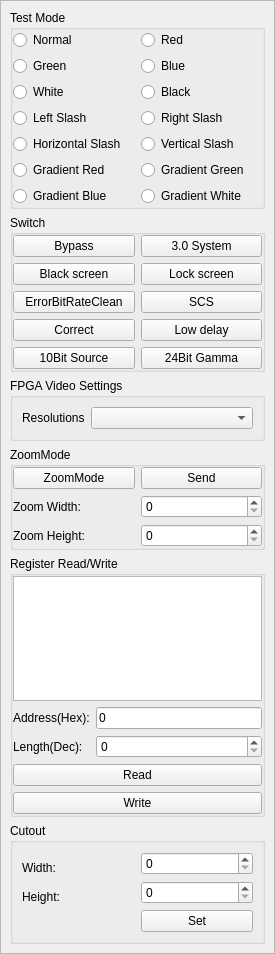
<?xml version="1.0" encoding="UTF-8"?>
<ui version="4.0">
 <class>MCSenderCard</class>
 <widget class="QWidget" name="MCSenderCard">
  <property name="geometry">
   <rect>
    <x>0</x>
    <y>0</y>
    <width>275</width>
    <height>954</height>
   </rect>
  </property>
  <property name="windowTitle">
   <string>Form</string>
  </property>
  <layout class="QVBoxLayout" name="verticalLayout">
   <property name="spacing">
    <number>0</number>
   </property>
   <property name="leftMargin">
    <number>0</number>
   </property>
   <property name="topMargin">
    <number>0</number>
   </property>
   <property name="rightMargin">
    <number>0</number>
   </property>
   <property name="bottomMargin">
    <number>0</number>
   </property>
   <item>
    <widget class="QScrollArea" name="scrollArea">
     <property name="widgetResizable">
      <bool>true</bool>
     </property>
     <widget class="QWidget" name="scrollAreaWidgetContents">
      <property name="geometry">
       <rect>
        <x>0</x>
        <y>0</y>
        <width>273</width>
        <height>952</height>
       </rect>
      </property>
      <layout class="QVBoxLayout" name="verticalLayout_2">
       <item>
        <widget class="QGroupBox" name="groupBoxTestSet">
         <property name="styleSheet">
          <string notr="true"/>
         </property>
         <property name="title">
          <string>Test Mode</string>
         </property>
         <layout class="QGridLayout" name="gridLayout_4">
          <property name="leftMargin">
           <number>0</number>
          </property>
          <property name="topMargin">
           <number>0</number>
          </property>
          <property name="rightMargin">
           <number>0</number>
          </property>
          <property name="bottomMargin">
           <number>0</number>
          </property>
          <item row="5" column="0">
           <widget class="QRadioButton" name="btnTestGradientRed">
            <property name="text">
             <string>Gradient Red</string>
            </property>
           </widget>
          </item>
          <item row="2" column="0">
           <widget class="QRadioButton" name="btnTestWhite">
            <property name="sizePolicy">
             <sizepolicy hsizetype="Minimum" vsizetype="Fixed">
              <horstretch>0</horstretch>
              <verstretch>0</verstretch>
             </sizepolicy>
            </property>
            <property name="text">
             <string>White</string>
            </property>
           </widget>
          </item>
          <item row="0" column="0">
           <widget class="QRadioButton" name="btnTestNormal">
            <property name="sizePolicy">
             <sizepolicy hsizetype="Minimum" vsizetype="Fixed">
              <horstretch>0</horstretch>
              <verstretch>0</verstretch>
             </sizepolicy>
            </property>
            <property name="text">
             <string>Normal</string>
            </property>
           </widget>
          </item>
          <item row="3" column="1">
           <widget class="QRadioButton" name="btnTestRightSlash">
            <property name="text">
             <string>Right Slash</string>
            </property>
           </widget>
          </item>
          <item row="5" column="1">
           <widget class="QRadioButton" name="btnTestGradientGreen">
            <property name="text">
             <string>Gradient Green</string>
            </property>
           </widget>
          </item>
          <item row="3" column="0">
           <widget class="QRadioButton" name="btnTestLeftSlash">
            <property name="text">
             <string>Left Slash</string>
            </property>
           </widget>
          </item>
          <item row="2" column="1">
           <widget class="QRadioButton" name="btnTestBlack">
            <property name="sizePolicy">
             <sizepolicy hsizetype="Minimum" vsizetype="Fixed">
              <horstretch>0</horstretch>
              <verstretch>0</verstretch>
             </sizepolicy>
            </property>
            <property name="text">
             <string>Black</string>
            </property>
           </widget>
          </item>
          <item row="0" column="1">
           <widget class="QRadioButton" name="btnTestRed">
            <property name="sizePolicy">
             <sizepolicy hsizetype="Minimum" vsizetype="Fixed">
              <horstretch>0</horstretch>
              <verstretch>0</verstretch>
             </sizepolicy>
            </property>
            <property name="text">
             <string>Red</string>
            </property>
           </widget>
          </item>
          <item row="4" column="1">
           <widget class="QRadioButton" name="btnTestVerticalSlash">
            <property name="text">
             <string>Vertical Slash</string>
            </property>
           </widget>
          </item>
          <item row="4" column="0">
           <widget class="QRadioButton" name="btnTestHorizontalSlash">
            <property name="text">
             <string>Horizontal Slash</string>
            </property>
           </widget>
          </item>
          <item row="1" column="0">
           <widget class="QRadioButton" name="btnTestGreen">
            <property name="sizePolicy">
             <sizepolicy hsizetype="Minimum" vsizetype="Fixed">
              <horstretch>0</horstretch>
              <verstretch>0</verstretch>
             </sizepolicy>
            </property>
            <property name="text">
             <string>Green</string>
            </property>
           </widget>
          </item>
          <item row="1" column="1">
           <widget class="QRadioButton" name="btnTestBlue">
            <property name="sizePolicy">
             <sizepolicy hsizetype="Minimum" vsizetype="Fixed">
              <horstretch>0</horstretch>
              <verstretch>0</verstretch>
             </sizepolicy>
            </property>
            <property name="text">
             <string>Blue</string>
            </property>
           </widget>
          </item>
          <item row="6" column="0">
           <widget class="QRadioButton" name="btnTestGradientBlue">
            <property name="text">
             <string>Gradient Blue</string>
            </property>
           </widget>
          </item>
          <item row="6" column="1">
           <widget class="QRadioButton" name="btnTestGradientWhite">
            <property name="text">
             <string>Gradient White</string>
            </property>
           </widget>
          </item>
         </layout>
        </widget>
       </item>
       <item>
        <widget class="QGroupBox" name="groupBoxTestSet_2">
         <property name="styleSheet">
          <string notr="true"/>
         </property>
         <property name="title">
          <string>Switch</string>
         </property>
         <layout class="QGridLayout" name="gridLayout_3">
          <property name="leftMargin">
           <number>0</number>
          </property>
          <property name="topMargin">
           <number>0</number>
          </property>
          <property name="rightMargin">
           <number>0</number>
          </property>
          <property name="bottomMargin">
           <number>0</number>
          </property>
          <item row="5" column="0">
           <widget class="MCCusSwitchButton" name="btnSwitchCorrect">
            <property name="text">
             <string>Correct</string>
            </property>
           </widget>
          </item>
          <item row="0" column="0">
           <widget class="MCCusSwitchButton" name="btnSwitchBypass">
            <property name="text">
             <string>Bypass</string>
            </property>
           </widget>
          </item>
          <item row="2" column="0">
           <widget class="MCCusSwitchButton" name="btnSwitchBlackScreen">
            <property name="sizePolicy">
             <sizepolicy hsizetype="Preferred" vsizetype="Fixed">
              <horstretch>0</horstretch>
              <verstretch>0</verstretch>
             </sizepolicy>
            </property>
            <property name="text">
             <string>Black screen</string>
            </property>
           </widget>
          </item>
          <item row="8" column="0">
           <widget class="MCCusSwitchButton" name="btn10bitSource">
            <property name="text">
             <string>10Bit Source</string>
            </property>
           </widget>
          </item>
          <item row="4" column="0">
           <widget class="MCCusSwitchButton" name="btnSwitchErrorBitRateClean">
            <property name="text">
             <string>ErrorBitRateClean</string>
            </property>
           </widget>
          </item>
          <item row="0" column="1">
           <widget class="MCCusSwitchButton" name="btnSwitch3_0Sys">
            <property name="sizePolicy">
             <sizepolicy hsizetype="Preferred" vsizetype="Fixed">
              <horstretch>0</horstretch>
              <verstretch>0</verstretch>
             </sizepolicy>
            </property>
            <property name="text">
             <string>3.0 System</string>
            </property>
           </widget>
          </item>
          <item row="2" column="1">
           <widget class="MCCusSwitchButton" name="btnSwitchLockScreen">
            <property name="sizePolicy">
             <sizepolicy hsizetype="Preferred" vsizetype="Fixed">
              <horstretch>0</horstretch>
              <verstretch>0</verstretch>
             </sizepolicy>
            </property>
            <property name="text">
             <string>Lock screen</string>
            </property>
           </widget>
          </item>
          <item row="4" column="1">
           <widget class="MCCusSwitchButton" name="btnSwitchSCS">
            <property name="text">
             <string>SCS</string>
            </property>
           </widget>
          </item>
          <item row="8" column="1">
           <widget class="MCCusSwitchButton" name="btnSwitch24BitGamma">
            <property name="text">
             <string>24Bit Gamma</string>
            </property>
           </widget>
          </item>
          <item row="5" column="1">
           <widget class="MCCusSwitchButton" name="btnLowDelay">
            <property name="text">
             <string>Low delay</string>
            </property>
           </widget>
          </item>
         </layout>
        </widget>
       </item>
       <item>
        <widget class="QGroupBox" name="groupBox_2">
         <property name="title">
          <string>FPGA Video Settings</string>
         </property>
         <layout class="QGridLayout" name="gridLayout_5" columnstretch="0,1">
          <item row="0" column="0">
           <widget class="QLabel" name="labelNT68400Resolutions">
            <property name="text">
             <string>Resolutions</string>
            </property>
           </widget>
          </item>
          <item row="0" column="1">
           <widget class="QComboBox" name="comboBoxNT68400Resolutions"/>
          </item>
         </layout>
        </widget>
       </item>
       <item>
        <widget class="QGroupBox" name="groupBox">
         <property name="title">
          <string>ZoomMode</string>
         </property>
         <layout class="QGridLayout" name="gridLayout_2">
          <property name="leftMargin">
           <number>0</number>
          </property>
          <property name="topMargin">
           <number>0</number>
          </property>
          <property name="rightMargin">
           <number>0</number>
          </property>
          <property name="bottomMargin">
           <number>0</number>
          </property>
          <item row="0" column="0">
           <widget class="MCCusSwitchButton" name="btnSwitchZoomMode">
            <property name="text">
             <string>ZoomMode</string>
            </property>
           </widget>
          </item>
          <item row="0" column="1">
           <widget class="QPushButton" name="btnZoomSizeSend">
            <property name="text">
             <string>Send</string>
            </property>
           </widget>
          </item>
          <item row="1" column="1">
           <widget class="QSpinBox" name="spinBoxZoomWidht"/>
          </item>
          <item row="2" column="0">
           <widget class="QLabel" name="label_2">
            <property name="text">
             <string>Zoom Height:</string>
            </property>
           </widget>
          </item>
          <item row="2" column="1">
           <widget class="QSpinBox" name="spinBoxZoomHeight"/>
          </item>
          <item row="1" column="0">
           <widget class="QLabel" name="label">
            <property name="text">
             <string>Zoom Width:</string>
            </property>
           </widget>
          </item>
         </layout>
        </widget>
       </item>
       <item>
        <widget class="QGroupBox" name="groupBox_3">
         <property name="sizePolicy">
          <sizepolicy hsizetype="Preferred" vsizetype="Preferred">
           <horstretch>0</horstretch>
           <verstretch>0</verstretch>
          </sizepolicy>
         </property>
         <property name="title">
          <string>Register Read/Write</string>
         </property>
         <layout class="QVBoxLayout" name="verticalLayout_4" stretch="1,0">
          <property name="leftMargin">
           <number>0</number>
          </property>
          <property name="topMargin">
           <number>0</number>
          </property>
          <property name="rightMargin">
           <number>0</number>
          </property>
          <property name="bottomMargin">
           <number>0</number>
          </property>
          <item>
           <layout class="QVBoxLayout" name="verticalLayout_3" stretch="0">
            <item>
             <widget class="QTextBrowser" name="textBrowserReg">
              <property name="focusPolicy">
               <enum>Qt::ClickFocus</enum>
              </property>
              <property name="undoRedoEnabled">
               <bool>true</bool>
              </property>
              <property name="readOnly">
               <bool>false</bool>
              </property>
             </widget>
            </item>
           </layout>
          </item>
          <item>
           <layout class="QGridLayout" name="gridLayout">
            <item row="0" column="0">
             <widget class="QLabel" name="labelRegAddr">
              <property name="text">
               <string>Address(Hex):</string>
              </property>
             </widget>
            </item>
            <item row="1" column="0">
             <widget class="QLabel" name="labelRegLength">
              <property name="text">
               <string>Length(Dec):</string>
              </property>
             </widget>
            </item>
            <item row="2" column="0" colspan="2">
             <widget class="QPushButton" name="btnRegRead">
              <property name="sizePolicy">
               <sizepolicy hsizetype="Preferred" vsizetype="Preferred">
                <horstretch>0</horstretch>
                <verstretch>0</verstretch>
               </sizepolicy>
              </property>
              <property name="text">
               <string>Read</string>
              </property>
             </widget>
            </item>
            <item row="1" column="1">
             <widget class="QSpinBox" name="spinBoxRegLength">
              <property name="sizePolicy">
               <sizepolicy hsizetype="Expanding" vsizetype="Fixed">
                <horstretch>0</horstretch>
                <verstretch>0</verstretch>
               </sizepolicy>
              </property>
              <property name="suffix">
               <string/>
              </property>
              <property name="prefix">
               <string/>
              </property>
              <property name="value">
               <number>0</number>
              </property>
             </widget>
            </item>
            <item row="0" column="1">
             <widget class="QLineEdit" name="lineEditRegAddr">
              <property name="text">
               <string>0</string>
              </property>
             </widget>
            </item>
            <item row="3" column="0" colspan="2">
             <widget class="QPushButton" name="btnRegWrite">
              <property name="sizePolicy">
               <sizepolicy hsizetype="Preferred" vsizetype="Preferred">
                <horstretch>0</horstretch>
                <verstretch>0</verstretch>
               </sizepolicy>
              </property>
              <property name="text">
               <string>Write</string>
              </property>
             </widget>
            </item>
           </layout>
          </item>
         </layout>
        </widget>
       </item>
       <item>
        <widget class="QGroupBox" name="groupBox_4">
         <property name="title">
          <string>Cutout</string>
         </property>
         <layout class="QGridLayout" name="gridLayout_6">
          <item row="0" column="0" rowspan="2">
           <widget class="QLabel" name="label_3">
            <property name="text">
             <string>Width:</string>
            </property>
           </widget>
          </item>
          <item row="0" column="1">
           <widget class="QSpinBox" name="CutoutWidthspinBox">
            <property name="maximum">
             <number>99999</number>
            </property>
           </widget>
          </item>
          <item row="1" column="1" rowspan="2">
           <widget class="QSpinBox" name="CutoutHeightspinBox">
            <property name="maximum">
             <number>99999</number>
            </property>
           </widget>
          </item>
          <item row="2" column="0">
           <widget class="QLabel" name="label_4">
            <property name="text">
             <string>Height:</string>
            </property>
           </widget>
          </item>
          <item row="3" column="1">
           <widget class="QPushButton" name="CutoutSetpushButton">
            <property name="text">
             <string>Set</string>
            </property>
           </widget>
          </item>
         </layout>
        </widget>
       </item>
       <item>
        <spacer name="verticalSpacer">
         <property name="orientation">
          <enum>Qt::Vertical</enum>
         </property>
         <property name="sizeHint" stdset="0">
          <size>
           <width>20</width>
           <height>40</height>
          </size>
         </property>
        </spacer>
       </item>
      </layout>
     </widget>
    </widget>
   </item>
  </layout>
 </widget>
 <customwidgets>
  <customwidget>
   <class>MCCusSwitchButton</class>
   <extends>QPushButton</extends>
   <header>CustomWidget/mccusswitchbutton.h</header>
  </customwidget>
 </customwidgets>
 <tabstops>
  <tabstop>btnTestNormal</tabstop>
  <tabstop>btnTestRed</tabstop>
  <tabstop>btnTestGreen</tabstop>
  <tabstop>btnTestBlue</tabstop>
  <tabstop>btnTestWhite</tabstop>
  <tabstop>btnTestBlack</tabstop>
  <tabstop>btnSwitchBypass</tabstop>
  <tabstop>btnSwitchBlackScreen</tabstop>
  <tabstop>btnSwitchErrorBitRateClean</tabstop>
  <tabstop>btnSwitchCorrect</tabstop>
  <tabstop>btnSwitchZoomMode</tabstop>
  <tabstop>btnZoomSizeSend</tabstop>
  <tabstop>spinBoxZoomWidht</tabstop>
  <tabstop>spinBoxZoomHeight</tabstop>
  <tabstop>lineEditRegAddr</tabstop>
  <tabstop>spinBoxRegLength</tabstop>
  <tabstop>btnRegRead</tabstop>
  <tabstop>btnRegWrite</tabstop>
 </tabstops>
 <resources/>
 <connections/>
</ui>
